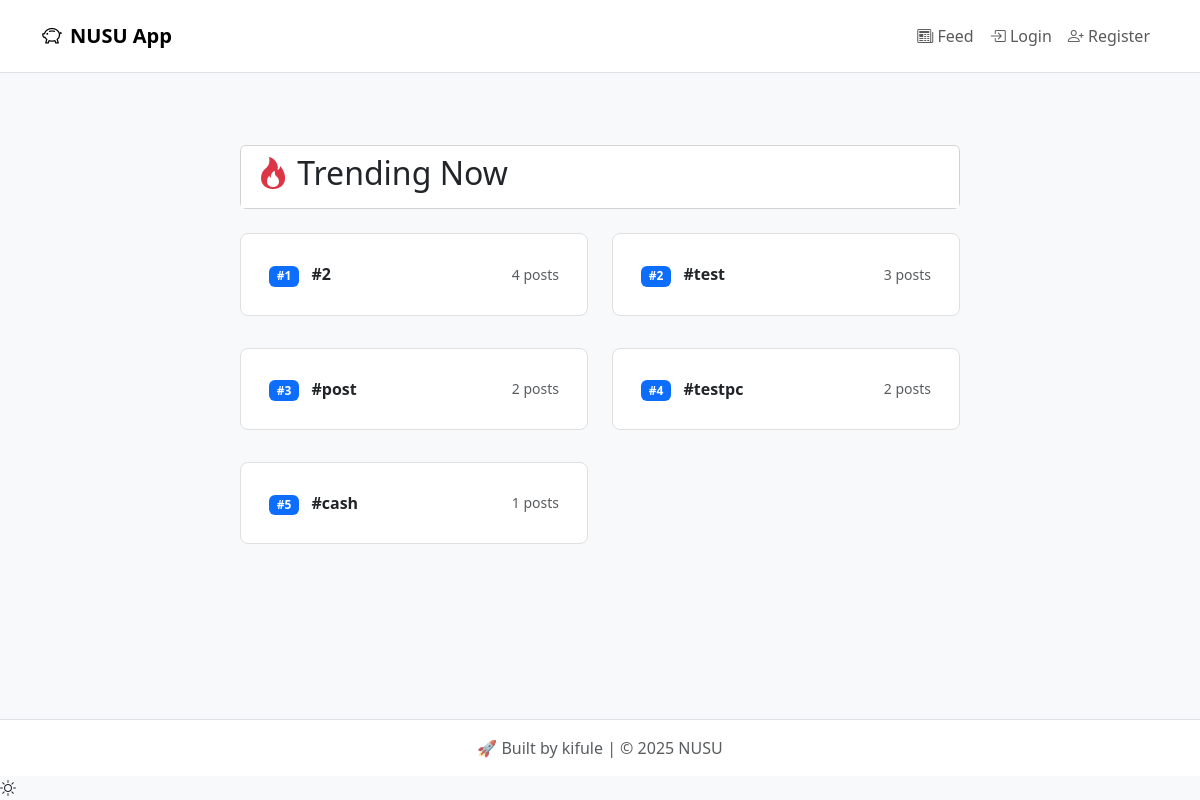
The app's page /community/trending/ with its own data.
### community/models.py (models this page shows, shortened)
class Hashtag(models.Model):
    name = models.CharField(max_length=100, unique=True)
    created_at = models.DateTimeField(auto_now_add=True)
    related_tweets = models.ManyToManyField(Tweet, blank=True)
    profile_image = models.ImageField(upload_to='hashtags/', null=True, blank=True)
    trend_score = models.IntegerField(default=0)  # Score to track popularity
    last_activity = models.DateTimeField(auto_now=True)  # Last time this hashtag was used

### community/views.py (the view)
# urls.py: path('trending/', views.trending, name='trending'),
def trending(request):
    trending_hashtags = Hashtag.objects.filter(
        last_activity__gte=timezone.now() - timezone.timedelta(hours=24)
    ).annotate(
        calculated_score=Count('related_tweets') + F('trend_score')  # Unique name
    ).order_by('-calculated_score')[:20]
    return render(request, 'community/trending.html', {
        'trending_hashtags': trending_hashtags
    })

### core/context_processors.py (called while the page is built)
def notifications(request):
    context = {
        'unread_notifications': [],
        'unread_notifications_count': 0,
        'is_retweeted_by_user': lambda tweet: False  # Default value for anonymous users
    }
    if request.user.is_authenticated:
        context.update({
            'unread_notifications': request.user.notifications.filter(is_read=False).order_by('-created_at')[:5],
            'unread_notifications_count': request.user.notifications.filter(is_read=False).count(),
            'is_retweeted_by_user': lambda tweet: tweet.is_retweeted_by(request.user)  # Add this line
        })
    return context

### templates/community/trending.html
{% extends 'base.html' %}
{% block content %}
<div class="container mt-4">
    <div class="row">
        <div class="col-md-8 mx-auto">
            <div class="card mb-4">
                <div class="card-header bg-white border-bottom-0">
                    <h2><i class="bi bi-fire text-danger"></i> Trending Now</h2>
                </div>
            </div>
            <div class="row g-4">
                {% for hashtag in trending_hashtags %}
                <div class="col-md-6">
                    <div class="card trending-card">
                        <div class="card-body">
                            <div class="d-flex justify-content-between align-items-center">
                                <div>
                                    <span class="badge bg-primary me-2">#{{ forloop.counter }}</span>
                                    <strong>#{{ hashtag.name }}</strong>
                                </div>
                                <span class="text-muted small">{{ hashtag.calculated_score }} posts</span>
                            </div>
                        </div>
                    </div>
                </div>
                {% endfor %}
            </div>
        </div>
    </div>
</div>
{% endblock %}

### static/css/style.css (style rules this page uses)
body.bg-light { background-color: #f8f9fa !important; min-height: 100vh; display: flex; flex-direction: column; }
.container { position: relative; }
.trending-card { background: white; border: 1px solid #e0e0e0; border-radius: 8px; padding: 12px; transition: all 0.2s; margin-bottom: 8px; }

### records on screen
Hashtag: name "2", calculated_score "4"
Hashtag: name "test", calculated_score "3"
Hashtag: name "post", calculated_score "2"
Hashtag: name "testpc", calculated_score "2"
Hashtag: name "cash", calculated_score "1"
